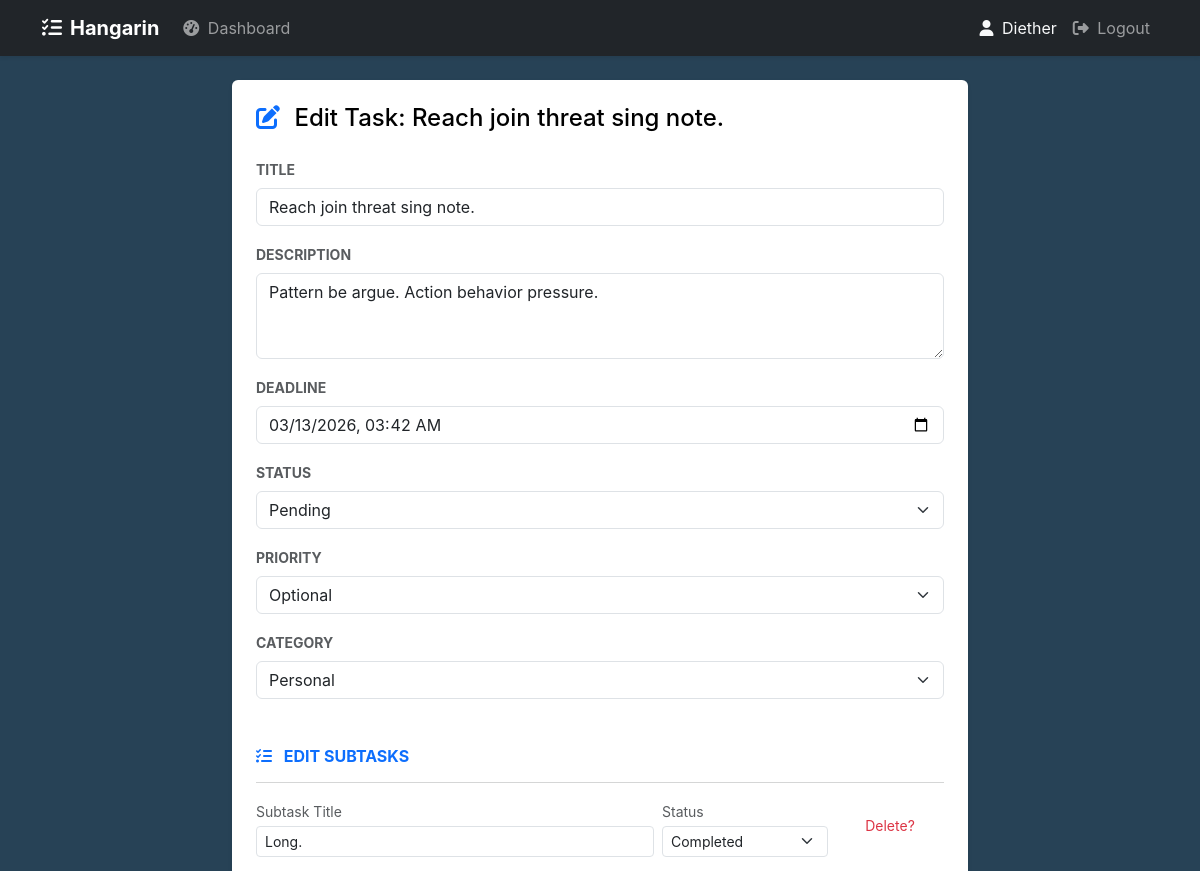
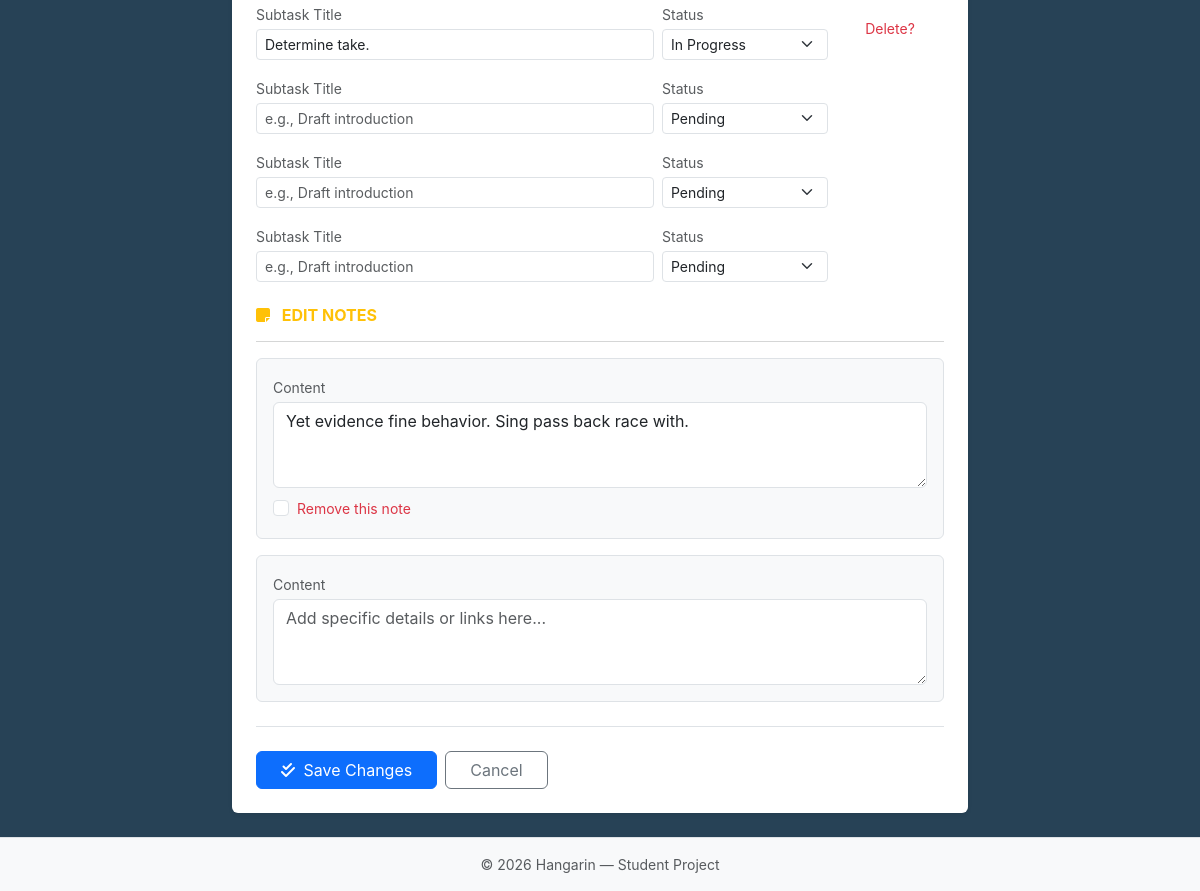
Page /task/edit/18/ (signed in) on the committed database (2 pictures, top to bottom).
### hangarin/models.py (models this page shows, shortened)
class BaseModel(models.Model):
    created_at = models.DateTimeField(auto_now_add=True)
    updated_at = models.DateTimeField(auto_now=True)
    class Meta:
        abstract = True

class Task(BaseModel):
    user = models.ForeignKey(settings.AUTH_USER_MODEL, on_delete=models.CASCADE)
    STATUS_CHOICES = [
        ("Pending", "Pending"),
        ("In Progress", "In Progress"),
        ("Completed", "Completed"),
    ]
    title = models.CharField(max_length=255)
    description = models.TextField()
    deadline = models.DateTimeField()
    status = models.CharField(max_length=50, choices=STATUS_CHOICES, default="Pending")
    priority = models.ForeignKey(Priority, on_delete=models.CASCADE)
    category = models.ForeignKey(Category, on_delete=models.CASCADE)

### hangarin/views.py (the view, shortened to what this page needs)
# urls.py: path('task/edit/<int:pk>/', views.TaskUpdateView.as_view(), name='task_update'),
class TaskUpdateView(LoginRequiredMixin, UpdateView):
    model = Task
    form_class = TaskForm
    template_name = "hangarin/task_form.html"
    success_url = reverse_lazy("hangarin:dashboard")
    def get_queryset(self):
        return Task.objects.filter(user=self.request.user)
    def get_context_data(self, **kwargs):
        data = super().get_context_data(**kwargs)
        if self.request.POST:
            data['subtasks'] = SubTaskFormSet(self.request.POST, instance=self.object)
            data['notes'] = NoteFormSet(self.request.POST, instance=self.object)
        else:
            data['subtasks'] = SubTaskFormSet(instance=self.object)
            data['notes'] = NoteFormSet(instance=self.object)
        return data

### hangarin/forms.py
class TaskForm(forms.ModelForm):
    deadline = forms.DateTimeField(
        input_formats=["%Y-%m-%dT%H:%M", "%Y-%m-%d %H:%M:%S", "%Y-%m-%d %H:%M"],
        widget=forms.DateTimeInput(attrs={"class": "form-control", "type": "datetime-local"}, format="%Y-%m-%dT%H:%M"),
    )
    class Meta:
        model = Task
        fields = ["title", "description", "deadline", "status", "priority", "category"]
        widgets = {
            "title": forms.TextInput(attrs={"class": "form-control", "placeholder": "Task title"}),
            "description": forms.Textarea(attrs={"class": "form-control", "rows": 3, "placeholder": "Description"}),
            "status": forms.Select(attrs={"class": "form-select"}),
            "priority": forms.Select(attrs={"class": "form-select"}),
            "category": forms.Select(attrs={"class": "form-select"}),
        }

### hangarin/models.py (called while the page is built)
    def __str__(self):
        return self.name

    def __str__(self):
        return self.name

### hangarin/templates/hangarin/task_form.html (shortened to what this page needs)
{% extends 'base.html' %}
{% load widget_tweaks %}
{% block content %}
<div class="row justify-content-center">
    <div class="col-md-10 col-lg-8">
        <div class="card border-0 shadow-sm">
            <div class="card-body p-4">
                <h2 class="h4 mb-4">
                  <i class="fa-solid {% if form.instance.pk %}fa-pen-to-square{% else %}fa-plus-circle{% endif %} text-primary me-2"></i>
                  {% if form.instance.pk %}Edit Task: {{ form.instance.title }}{% else %}Add New Task{% endif %}
                </h2>
                <form method="post" novalidate>
                    {% for field in form %}
                    <div class="mb-3">
                        <label for="{{ field.id_for_label }}" class="form-label fw-bold small text-uppercase text-muted">{{ field.label }}</label>
                        {% render_field field class+="form-control" %}
                    </div>
                    {% endfor %}
                    <div class="mt-5 mb-4">
                        <h5 class="h6 text-uppercase fw-bold text-primary mb-3">
                            <i class="fa-solid fa-list-check me-2"></i>
                            {% if form.instance.pk %}Edit Subtasks{% else %}Add Subtasks (Optional){% endif %}
                        </h5>
                        <hr class="text-muted opacity-25">
                        <div id="subtask-form-container">
                            {% for sub_form in subtasks %}
                            <div class="row g-2 mb-3 align-items-center subtask-form-row">
                                <div class="col-md-7">
                                    <label class="small text-muted mb-1">Subtask Title</label>
                                    {% render_field sub_form.title class+="form-control form-control-sm" placeholder="e.g., Draft introduction" %}
                                </div>
                                <div class="col-md-3">
                                    <label class="small text-muted mb-1">Status</label>
                                    {% render_field sub_form.status class+="form-select form-select-sm" %}
                                </div>
                                <div class="col-md-2 text-center">
                                    {% if sub_form.instance.pk %}
                                        <label class="small text-danger d-block mb-1">Delete?</label>
                                    {% endif %}
                                </div>
                            </div>
                            {% endfor %}
                        </div>
                    </div>
                    <div class="mt-4 mb-4">
                        <h5 class="h6 text-uppercase fw-bold text-warning mb-3">
                            <i class="fa-solid fa-note-sticky me-2"></i>
                            {% if form.instance.pk %}Edit Notes{% else %}Additional Notes{% endif %}
                        </h5>
                        <hr class="text-muted opacity-25">
                        <div id="notes-form-container">
                            {% for n_form in notes %}
                            <div class="mb-3 p-3 border rounded bg-light position-relative">
                                <label class="small text-muted mb-1">Content</label>
                                {% render_field n_form.content class+="form-control" placeholder="Add specific details or links here..." rows="3" %}
                                {% if n_form.instance.pk %}
                                <div class="form-check mt-2">
                                    {% render_field n_form.DELETE class="form-check-input" %}
                                    <label class="form-check-label small text-danger">Remove this note</label>
                                </div>
                                {% endif %}
                            </div>
                            {% endfor %}
                        </div>
                    </div>
                    <div class="d-flex gap-2 border-top pt-4">
                        <button type="submit" class="btn btn-primary px-4">
                            <i class="fa-solid fa-check-double me-1"></i>
                            {% if form.instance.pk %}Save Changes{% else %}Create Task & Subtasks{% endif %}
                        </button>
                        <a href="{% url 'hangarin:dashboard' %}" class="btn btn-outline-secondary px-4">Cancel</a>
                    </div>
                </form>
            </div>
        </div>
    </div>
</div>
{% endblock %}

### hangarin/templates/base.html (shortened to what this page needs)
{% load static %}
{% load pwa %}
<!DOCTYPE html>
<html lang="en">
<head>
    <link href="{% static 'css/bootstrap.min.css' %}" rel="stylesheet">
    <link href="{% static 'css/fontawesome.min.css' %}" rel="stylesheet">
    <link href="{% static 'css/custom.css' %}" rel="stylesheet">
</head>
<body class="d-flex flex-column min-vh-100">
    <nav class="navbar navbar-expand-lg navbar-dark bg-dark shadow-sm">
        <div class="container">
            <a class="navbar-brand fw-bold" href="{% url 'hangarin:dashboard' %}">
                <i class="fa-solid fa-list-check me-2"></i>Hangarin
            </a>
            <div class="collapse navbar-collapse" id="navbarNav">
                <ul class="navbar-nav me-auto">
                    <li class="nav-item">
                        <a class="nav-link" href="{% url 'hangarin:dashboard' %}"><i class="fa-solid fa-gauge-high me-1"></i> Dashboard</a>
                    </li>
                </ul>
                <ul class="navbar-nav">
                    {% if user.is_authenticated %}
                    <li class="nav-item">
                        <span class="nav-link text-light"><i class="fa-solid fa-user me-1"></i> {{ user.get_username }}</span>
                    </li>
                    <li class="nav-item">
                        <a class="nav-link" href="{% url 'account_logout' %}"><i class="fa-solid fa-right-from-bracket me-1"></i> Logout</a>
                    </li>
                    {% else %}
                    <li class="nav-item">
                        <a class="nav-link" href="{% url 'account_login' %}">Login</a>
                    </li>
                    {% endif %}
                </ul>
            </div>
        </div>
    </nav>
    <main class="container flex-grow-1 py-4">
        {% block content %}{% endblock %}
    </main>
    <footer class="mt-auto py-3 bg-light border-top">
        <div class="container text-center text-muted small">
            © 2026 Hangarin — Student Project
        </div>
    </footer>
</body>
</html>

### static/css/custom.css (style rules this page uses)
:root { --hangarin-dark: #b1b6bf; --hangarin-blue: #3182ce; --hangarin-bg: #274256; }
body { background-color: var(--hangarin-bg); color: var(--hangarin-dark); font-family: 'Inter', -apple-system, sans-serif; -webkit-font-smoothing: antialiased; }
.card h2 { --bs-text-opacity: 1 !important; color: #000000 !important; opacity: 1 !important; }
body { opacity: 0; transition: opacity 0.4s ease-in-out; }
body.page-loaded { opacity: 1; }

### rows in the picture
Task: instance "Reach join threat sing note.", title "Reach join threat sing note." "Pattern be argue. Action behavior pressure." "03/13/2026 03:42" "Pending" "Optional" "Personal"

### other values in the picture
{{ user.get_username }} "Diether"
{{ field.label }} "TITLE" "DESCRIPTION" "DEADLINE" "STATUS" "PRIORITY" "CATEGORY"
